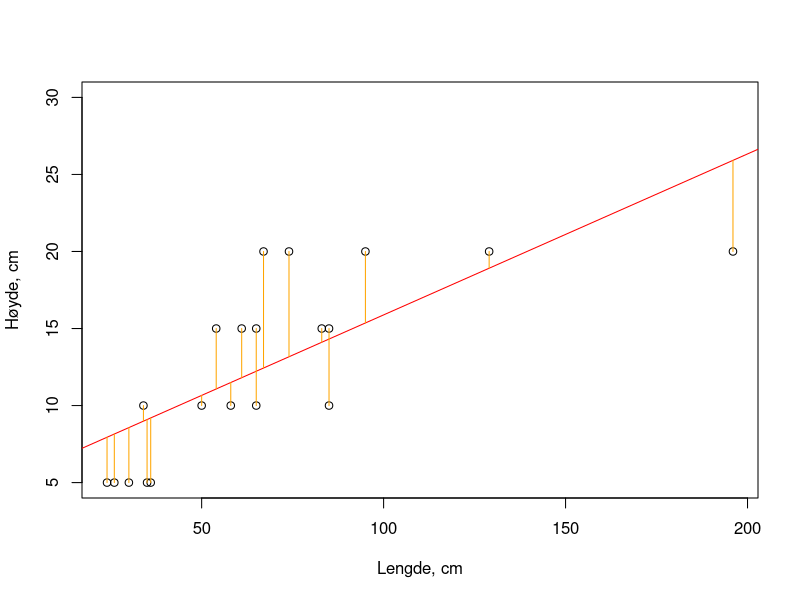

Generate this figure with R:
lengder = read.csv("terning.csv", sep=",")
lengder
data <- data.frame(lengder$lengde,lengder$hoyde)
minX = data$lengder.lengde
minY = data$lengder.hoyde
#Plotte alle punktenne
plot(minX, minY, ylim = c(5,30), ylab = "Høyde, cm", xlab = "Lengde, cm")
model <- lm(minY ~ minX)
#Plotte regresjonslinjen 
abline(model, col="red")
min_summary = summary(model)
model # Printer ut alpha og beta

alfa = min_summary$coefficients[1]
beta = min_summary$coefficients[2]
minPredY = alfa + minX * beta 

#Plotte orange linjesegmenter mellom punktene og regresjonslinja
segments(minX,minY,minX,minPredY,col="orange")
SSe = (length(data$lengder.lengde)-2)*min_summary$sigma^2
n = length(data$lengder.lengde)
SSe
s_e = sqrt((1/(n-2))*SSe)

var(data.frame(minX, minY))
# --------------------------------------------------------------------------------------------------------
# Her ville vi bare teste om vi kunne rekne med matrisene i R Studio. 
#Lager en matrise med alpha og beta = X
X = cbind(minX^0, minX)
#Printe ut matrise X
X
# Transponert Matrise X
t(X)
# Matrise X^t * X. 2x2 matrise
crossprod(X)
# Eller:
t(X)%*% X

#For å finne den inverse av X^t * X: (X^t * X)^-1
solve(t(X) %*% X)

#For å finne X^t * y(vektor):
t(X) %*% minY

beta = solve(t(X) %*% X) %*% t(X) %*% minY
beta
t(X) %*% minY